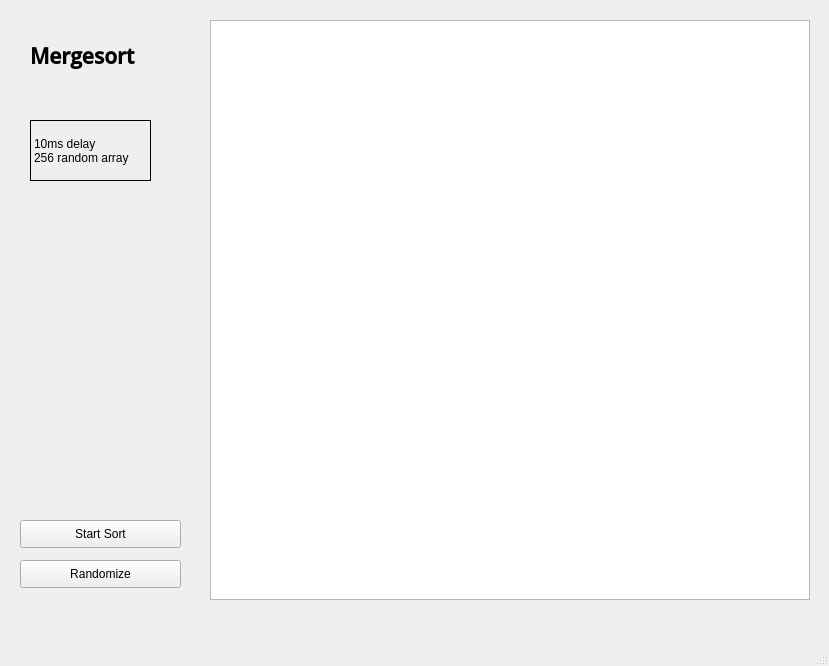
<?xml version="1.0" encoding="UTF-8"?>
<ui version="4.0">
 <class>MainWindow</class>
 <widget class="QMainWindow" name="MainWindow">
  <property name="geometry">
   <rect>
    <x>0</x>
    <y>0</y>
    <width>829</width>
    <height>666</height>
   </rect>
  </property>
  <property name="windowTitle">
   <string>MainWindow</string>
  </property>
  <widget class="QWidget" name="centralwidget">
   <widget class="QGraphicsView" name="graphicsView">
    <property name="geometry">
     <rect>
      <x>210</x>
      <y>20</y>
      <width>600</width>
      <height>580</height>
     </rect>
    </property>
    <property name="verticalScrollBarPolicy">
     <enum>Qt::ScrollBarAlwaysOff</enum>
    </property>
    <property name="horizontalScrollBarPolicy">
     <enum>Qt::ScrollBarAlwaysOff</enum>
    </property>
   </widget>
   <widget class="QPushButton" name="startButton">
    <property name="geometry">
     <rect>
      <x>20</x>
      <y>520</y>
      <width>161</width>
      <height>28</height>
     </rect>
    </property>
    <property name="text">
     <string>Start Sort</string>
    </property>
   </widget>
   <widget class="QLabel" name="label">
    <property name="geometry">
     <rect>
      <x>30</x>
      <y>30</y>
      <width>141</width>
      <height>51</height>
     </rect>
    </property>
    <property name="font">
     <font>
      <family>Open Sans Semibold</family>
      <pointsize>16</pointsize>
      <weight>75</weight>
      <bold>true</bold>
      <underline>false</underline>
     </font>
    </property>
    <property name="text">
     <string>Mergesort</string>
    </property>
   </widget>
   <widget class="QLabel" name="label_2">
    <property name="geometry">
     <rect>
      <x>30</x>
      <y>120</y>
      <width>121</width>
      <height>61</height>
     </rect>
    </property>
    <property name="autoFillBackground">
     <bool>true</bool>
    </property>
    <property name="frameShape">
     <enum>QFrame::Box</enum>
    </property>
    <property name="text">
     <string>10ms delay           256 random array</string>
    </property>
    <property name="wordWrap">
     <bool>true</bool>
    </property>
   </widget>
   <widget class="QPushButton" name="randomButton">
    <property name="geometry">
     <rect>
      <x>20</x>
      <y>560</y>
      <width>161</width>
      <height>28</height>
     </rect>
    </property>
    <property name="text">
     <string>Randomize</string>
    </property>
   </widget>
  </widget>
  <widget class="QMenuBar" name="menubar">
   <property name="geometry">
    <rect>
     <x>0</x>
     <y>0</y>
     <width>829</width>
     <height>26</height>
    </rect>
   </property>
  </widget>
  <widget class="QStatusBar" name="statusbar"/>
 </widget>
 <resources/>
 <connections/>
</ui>
